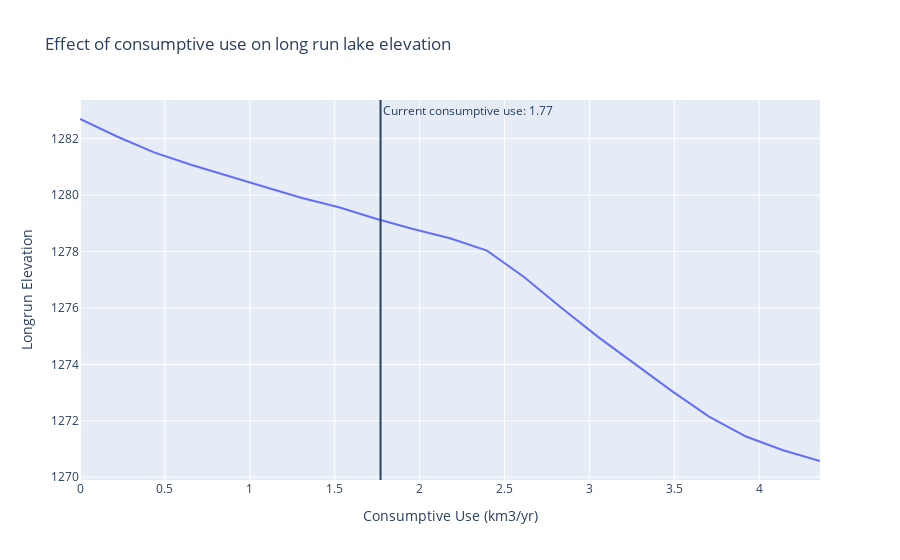

Notebook code for this chart:
### Code cell
fig = px.line(
    use_vs_elevation,
    title = 'Effect of consumptive use on long run lake elevation',
    x = 'Consumptive Use', 
    y = 'Longrun Elevation',
    labels = {
        'Elevation': 'Elevation (m)',
        'Consumptive Use': 'Consumptive Use (km3/yr)'
    }
)

CURRENT_CONSUMPTIVE_USE = 1.77
fig.add_vline(
    x = CURRENT_CONSUMPTIVE_USE,
    annotation_text = f"Current consumptive use: {CURRENT_CONSUMPTIVE_USE}"
)


fig.show()

### Figure 1 — Plotly figure (JSON) as saved in the notebook; plotly's stock layout.template omitted (floating-point values rounded to 4 significant figures)
{"data": [{"hovertemplate": "Consumptive Use (km3/yr)=%{x}<br>Longrun Elevation=%{y}<extra></extra>", "legendgroup": "", "line": {"color": "#636efa", "dash": "solid"}, "marker": {"symbol": "circle"}, "mode": "lines", "name": "", "orientation": "v", "showlegend": false, "type": "scatter", "x": [4.358, 4.14, 3.922, 3.704, 3.487, 3.269, 3.051, 2.833, 2.615, 2.397, 2.179, 1.961, 1.743, 1.525, 1.307, 1.09, 0.8716, 0.6537, 0.4358, 0.2179, 0], "xaxis": "x", "y": [1271.0, 1271.0, 1271.0, 1272.0, 1273.0, 1274.0, 1275.0, 1276.0, 1277.0, 1278.0, 1278.0, 1279.0, 1279.0, 1280.0, 1280.0, 1280.0, 1281.0, 1281.0, 1282.0, 1282.0, 1283.0], "yaxis": "y"}], "layout": {"annotations": [{"showarrow": false, "text": "Current consumptive use: 1.77", "x": 1.77, "xanchor": "left", "xref": "x", "y": 1, "yanchor": "top", "yref": "y domain"}], "legend": {"tracegroupgap": 0}, "shapes": [{"type": "line", "x0": 1.77, "x1": 1.77, "xref": "x", "y0": 0, "y1": 1, "yref": "y domain"}], "title": {"text": "Effect of consumptive use on long run lake elevation"}, "xaxis": {"anchor": "y", "domain": [0, 1], "title": {"text": "Consumptive Use (km3/yr)"}}, "yaxis": {"anchor": "x", "domain": [0, 1], "title": {"text": "Longrun Elevation"}}}}
